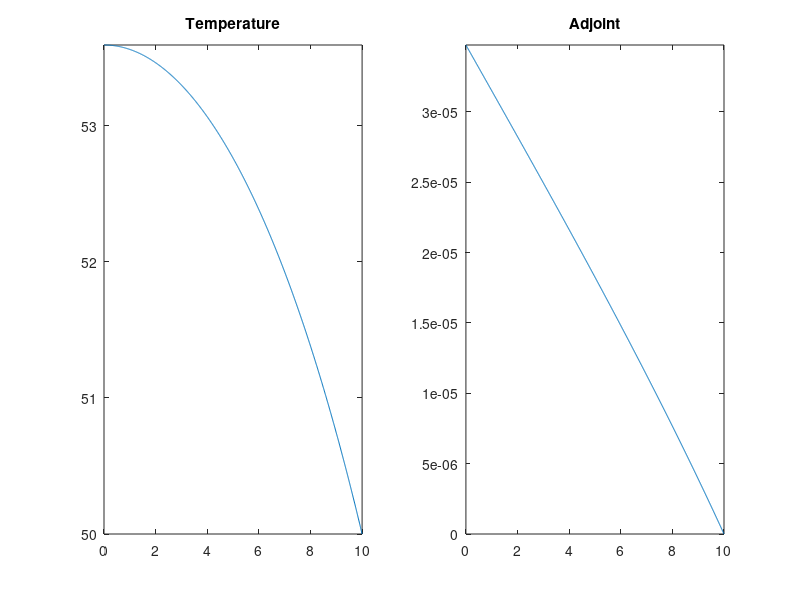

The MATLAB source for this figure: (Note: this script raises an error after producing the figure.)
function hc_nonlinear_analytical
clc; close all;

% problem definition
% -d/dx (T^k dT/dx) = q = -1/(k+1).d^2(T^(k+1))/dx^2
% dTdx|_0=0 T(L)=T_dir
L=10; q=10000; T_dir=50; k=3;
% region of interest
% direc at 0
% 
do_plot = true;

%%%%%%%%%%%%%%%%%%%%%%%%%%%%%%%%%%%%%%%%%%%%%%%%%%%%%%%%%%
% solve forward problem for unperturbed temperature
%%%%%%%%%%%%%%%%%%%%%%%%%%%%%%%%%%%%%%%%%%%%%%%%%%%%%%%%%%
% int_0^x (eq) = -1/(k+1).d(T^(k+1))/dx = qx
% int_x^L (new.eq) => T^(k+1)(x) = T_dir^(k+1) + (k+1)/2.q.(L^2-x^2)
%
kp1=k+1;
fh_T = @(x) (T_dir^kp1 + kp1/2*q*(L^2-x.^2)).^(1/kp1);
fh_dTdx = @(x) (-q*x)./(fh_T(x).^k);
% plot temperature
if do_plot
    x=linspace(0,L,1000);
    figure(1); subplot(1,2,1); plot(x,fh_T(x)); axis tight; title('Temperature');
end
% compute functional using forward solution
response = 'dirac';
switch response
    case 'dirac'
        J_for = fh_T(0);
    case 'integrated'
        J_for = integral(fh_T,0,L);
end

%%%%%%%%%%%%%%%%%%%%%%%%%%%%%%%%%%%%%%%%%%%%%%%%%%%%%%%%%%
% solve adjoint problem
%%%%%%%%%%%%%%%%%%%%%%%%%%%%%%%%%%%%%%%%%%%%%%%%%%%%%%%%%%
% -d/dx (T^k dphi/dx) = dirac(x) = 0
% phi(L)=phi_dir=0, 
% for dirac at 0 repsonse : source condition at x=0: -2T^k(0) dphidx|_0 = 1
% T^k.dphidx = C = -1/2
% phi(L) - phi(x) = (-1/2) int_x^L 1/T^k(y) dy = -phi(x)
%
% for integrated temp as response: dphidx|_0=0
%
switch response
    case 'dirac'
        for i=1:length(x)
           phi(i) = integral(@(x) 1./(fh_T(x).^k), x(i),L)/2;
        end
    case 'integrated'
        for i=1:length(x)
           phi(i) = integral(@(x) x./(fh_T(x).^k), x(i),L);
        end
end
% plot adjoint
if do_plot
    subplot(1,2,2); plot(x,phi); axis tight; title('Adjoint');
end
% compute functional using adjoint
int_phi = dot( (phi(1:end-1)+phi(2:end))/2 , diff(x) ); 
J_adj_vol = q * int_phi;
switch response
    case 'dirac'
       J_adj_dir = (T_dir-fh_T(0))/2;
    case 'integrated'
       J_adj_dir = T_dir*L;
end
J_adj = J_adj_vol + J_adj_dir;
%%%%%%%%%%%%%%%%%%%%%%%%%%%%%%%%%%%%%%%%%%%%%%%%%%%%%%%%%%
% QoI values
%%%%%%%%%%%%%%%%%%%%%%%%%%%%%%%%%%%%%%%%%%%%%%%%%%%%%%%%%%
fprintf('Unperturbed QoI values: \nForward %g\nAdjoint %g\n',J_for,J_adj);
fprintf('Splitting the adjoint values:\n\tvolume  \t%g\n\tDirichlet bc\t%g\n',...
    J_adj_vol,J_adj_dir);

%%%%%%%%%%%%%%%%%%%%%%%%%%%%%%%%%%%%%%%%%%%%%%%%%%%%%%%%%%
% create perturbation 
%%%%%%%%%%%%%%%%%%%%%%%%%%%%%%%%%%%%%%%%%%%%%%%%%%%%%%%%%%
% save values
fh_T0 = fh_T; fh_dT0dx = fh_dTdx; J_for0 = J_for;
% save unperturbed parameters
k0=k; q0=q; h0=h; T_dir0=T_dir; T_inf0=T_inf;
% perturbed values
pert = 1e-1;
q     = q0     * (1 + pert*1); 
k     = k0     * (1 + pert*1);
h     = h0     * (1 + pert*1);
T_dir = T_dir0 * (1 + pert*1);
T_inf = T_inf0 * (1 + pert*1);
%
q1 = q-q0; h1 = h-h0; k1 = k-k0;
T_dir1=T_dir-T_dir0; T_inf1=T_inf-T_inf0;

%%%%%%%%%%%%%%%%%%%%%%%%%%%%%%%%%%%%%%%%%%%%%%%%%%%%%%%%%%
% solve forward problem for perturbed temperature
%%%%%%%%%%%%%%%%%%%%%%%%%%%%%%%%%%%%%%%%%%%%%%%%%%%%%%%%%%
[fh_T,fh_dTdx] = compute_temperature(a,b,k,q,T_dir,h,T_inf);
if do_plot
    subplot(1,2,1); hold all; plot(x,fh_T(x)); axis tight; hold off; 
end
J_for = integral(@(x) fh_T(x).*fh_r(x),x1,x2);
fprintf('\nPerturbed QoI values: \nForward %g\n',J_for);
% forward sensitivity
dJ_for = (J_for - J_for0)  ;
% verif
% [(J_for - J_for0) integral(@(x) T(x)-T0(x),x1,x2)]
%%%%%%%%%%%%%%%%%%%%%%%%%%%%%%%%%%%%%%%%%%%%%%%%%%%%%%%%%%
% adjoint-based sensitivity
%%%%%%%%%%%%%%%%%%%%%%%%%%%%%%%%%%%%%%%%%%%%%%%%%%%%%%%%%%
% sensivitiy due to heat source
dJ_adj_vol_src = q1 * integral(fh_phi,a,b);
% sensivitiy due to conductivity, first-order and exact
dJ_adj_vol_cond       = -k1 * integral(@(x) fh_dT0dx(x).*fh_dphidx(x),a,b);
dJ_adj_vol_cond_exact = -k1 * integral(@(x) fh_dTdx(x) .*fh_dphidx(x),a,b);
dJ_adj_dirichlet      = k0*fh_dphidx(a)*T_dir1;
dJ_adj_robin          = -h1*fh_T0(b)*fh_phi(b) + (h*T_inf-h0*T_inf0)*fh_phi(b);
dJ_adj_robin_exact    = -h1*fh_T(b) *fh_phi(b) + (h*T_inf-h0*T_inf0)*fh_phi(b);

dJ_adj       = dJ_adj_vol_src + dJ_adj_vol_cond       + dJ_adj_dirichlet +dJ_adj_robin      ;
dJ_adj_exact = dJ_adj_vol_src + dJ_adj_vol_cond_exact + dJ_adj_dirichlet +dJ_adj_robin_exact;

%%%%%%%%%%%%%%%%%%%%%%%%%%%%%%%%%%%%%%%%%%%%%%%%%%%%%%%%%%
% sensitivity values
%%%%%%%%%%%%%%%%%%%%%%%%%%%%%%%%%%%%%%%%%%%%%%%%%%%%%%%%%%
fprintf('Sensitivity values:\nForward: %g\n',dJ_for);
fprintf('Adjoint:\n');
fprintf('\tAll    \t\t%g\n',dJ_adj);
fprintf('\tAll E  \t\t%g\n',dJ_adj_exact);
fprintf('\tvol.src  \t%g\n',dJ_adj_vol_src);
fprintf('\tvol.cond \t%g\n',dJ_adj_vol_cond);
fprintf('\tvol.condE\t%g\n',dJ_adj_vol_cond_exact);
fprintf('\tDirichlet\t%g\n',dJ_adj_dirichlet);
fprintf('\tRobin bc \t%g\n',dJ_adj_robin);
fprintf('\tRobin bcE\t%g\n',dJ_adj_robin_exact);

return
end
%%%%%%%%%%%%%%%%%%%%%%%%%

function [fh_T,fh_dTdx] = compute_temperature(a,b,k,q,T_dir,h,T_inf)
% Problem statement: -d/dx(k.dT/dx) = q
%                    T(a) = T_dir
%                    -k.dT/dx|_b = h(T(b) - T_inf)
%
% Analytical solution:
%      T(x) = alpha (x-a)(x-b) + beta(x-b) + gamma
%      with alpha = -q/k/2

mat = [ (a-b) 1 ; k  h];
rhs = [T_dir;  q/2*(b-a) + h*T_inf];
coef = mat\rhs;

alpha = -q/k/2; beta = coef(1); gamma = coef(2);
% function handle for temperature
fh_T = @(x) alpha*(x-a).*(x-b) + beta*(x-b) + gamma;
% function handle for derivative of temperature
fh_dTdx = @(x) alpha*(2*x-a-b) + beta;

% varargout = cell(1,nargout);
% % function handle for T and dTdx
% varargout{1} = fh_T;
% varargout{2} = fh_dTdx;
% switch nargout
%     case {1,2}
%         % nothing to do
%     case 3
%         % value at x=a
%         varargout{3} = fh_T(b);
%     case 4
%         % value at x=b
%         varargout{3} = fh_T(b);
%         % value of derivative at at x=a
%         varargout{4} = alpha*(2*a-a-b)+beta;
%     otherwise
%         error('wrong nargout in compute T');
% end        

return
end
%%%%%%%%%%%%%%%%%%%%%%%%%

function [fh_phi, fh_dphidx] = compute_adjoint(a,b,x1,x2,k,r,phi_dir,h,phi_inf)
% Problem statement: -d/dx(k.dphi/dx) = r
%                    phi(a) = phi_dir
%                    -k.dphi/dx|_b = h(phi(b) - phi_inf)
%
% Analytical solution:
% if 3 regions (r(x).ne.0 only inside the domain [a,b]:
%    phi{1}(x) = alpha{1}(x-a) + beta{1}
%    phi{2}(x) = alpha{2}(x-x1)(x-x2) + beta{2}(x-x2) + gamma{2}
%    phi{3}(x) = alpha{3}(x-b) + beta{3}
% if 2 regions (case x1=a)
%    phi{1}(x) = alpha{1}(x-a)(x-x2) + beta{1}(x-a) + gamma{1}
%    phi{2}(x) = alpha{2}(x-b) + beta{2} 
% if 2 regions (case x2=b)
%    phi{1}(x) = alpha{1}(x-a) + beta{1}
%    phi{2}(x) = alpha{2}(x-x1)(x-b) + beta{2}(x-b) + gamma{2}
% if 1 region. same as solving for T routine

my_case='not_defined';

if ( abs(a-x1)<eps && abs(b-x2)<eps )
    my_case = 'both_bd';
end
if ( abs(a-x1)<eps && abs(b-x2)>eps )
    my_case = 'left_bd';
end
if ( abs(a-x1)>eps && abs(b-x2)<eps )
    my_case = 'right_bd';
end
if ( abs(a-x1)>eps && abs(b-x2)>eps )
    my_case = 'inside';
end
% fprintf('my case is %s\n',my_case);

% analytical solution
switch my_case
    case 'inside'
        % set up linear system
        mat = zeros(6,6); rhs = zeros(6,1);
        % coef = [ a1,b1,b2,g2,a3,b3]
        alpha2 = -r/k/2;
        % fill system
        % phi{1}(a) = phi_dir = beta{1}
        mat(1,2) = 1; rhs(1) = phi_dir;
        % -k dphi{3}dx(b) = h (phi{3}(b)-phi_inf)
        % - k a3 = h(b3-phi_inf)
        mat(2,5:6) = [k h ]; rhs(2) = h*phi_inf;
        % interfaces: values
        % phi{1}(x1) = phi{2}(x1)
        % a1(x1-a)+b1 = b2(x1-x2)+g2
        mat(3,1:4) = [(x1-a) 1 -(x1-x2) -1];
        % phi{2}(x2) = phi{3}(x2)
        % g2 = a3(x2-b) +b3
        mat(4,4:6) = [1 -(x2-b) -1];
        % interfaces: derivatives
        % a1 = a2(2x-x1-x2)+b2
        mat(5,1) = 1; mat(5,3) = -1; rhs(5)= alpha2*(x1-x2);
        % a3 = a2(2x-x1-x2)+b2
        mat(6,5) = 1; mat(6,3) = -1; rhs(6)=-alpha2*(x1-x2);
        % solve system
        coef = mat\rhs;
        % assgin coefficients
        alpha1 = coef(1);
        beta1  = coef(2);
        beta2  = coef(3);
        gamma2 = coef(4);
        alpha3 = coef(5);
        beta3  = coef(6);
        % define solution per region
        phi{1} = @(x) alpha1*(x-a) + beta1;
        phi{2} = @(x) alpha2*(x-x1).*(x-x2) + beta2*(x-x2) + gamma2;
        phi{3} = @(x) alpha3*(x-b) + beta3;
        % create full-domain solution
        fh_phi = @(x) (x<x1).*phi{1}(x) + (x>=x1&x<x2).* phi{2}(x) + (x>=x2).*phi{3}(x);
        % define solution derivative per region
        dphi{1} = @(x) alpha1;
        dphi{2} = @(x) alpha2*(2*x-x1-x2) + beta2;
        dphi{3} = @(x) alpha3;
        % create full-domain solution
        fh_dphidx = @(x) (x<x1).*dphi{1}(x) + (x>=x1&x<x2).* dphi{2}(x) + (x>=x2).*dphi{3}(x);
        
    case 'left_bd'
        % set up linear system
        mat = zeros(4,4); rhs = zeros(4,1);
        % coef = [ b1,g1,a2,b2]
        alpha1 = -r/k/2;
        % fill system
        % phi{1}(a) = phi_dir = gamma{1}
        mat(1,2) = 1; rhs(1) = phi_dir;
        % -k dphi{2}dx(b) = h (phi{2}(b)-phi_inf)
        % - k a2 = h(b2-phi_inf)
        mat(2,3:4) = [k h ]; rhs(2) = h*phi_inf;
        % interfaces: values
        % phi{1}(x2) = phi{2}(x2)
        % b1(x2-a)+g1 = a2(x2-b)+b2
        mat(3,1:4) = [(x2-a) 1 -(x2-b) -1];
        % interfaces: derivative at x2
        % a1(2x-a-x2)+b1 = a1(x2-a)+b1 = a2
        mat(4,1) = 1; mat(4,3) = -1; rhs(4)= -alpha1*(x2-a);
        % solve system
        coef = mat\rhs;
        % assgin coefficients
        beta1  = coef(1);
        gamma1 = coef(2);
        alpha2 = coef(3);
        beta2  = coef(4);
        % define solution per region
        phi{1} = @(x) alpha1*(x-a).*(x-x2) + beta1*(x-a) + gamma1;
        phi{2} = @(x) alpha2*(x-b) + beta2;
        % create full-domain solution
        fh_phi = @(x) (x<x2).*phi{1}(x)  + (x>=x2).*phi{2}(x);
        % define solution derivative per region
        dphi{1} = @(x) alpha1*(2*x-a-x2) + beta1;
        dphi{2} = @(x) alpha2;
        % create full-domain solution
        fh_dphidx = @(x) (x<x2).*dphi{1}(x) + (x>=x2).*dphi{2}(x);
        
    case 'right_bd'
%    phi{1}(x) = alpha{1}(x-a) + beta{1}
%    phi{2}(x) = alpha{2}(x-x1)(x-b) + beta{2}(x-b) + gamma{2}
       % set up linear system
        mat = zeros(4,4); rhs = zeros(4,1);
        % coef = [ a1,b1,b2,g2]
        alpha2 = -r/k/2;
        % fill system
        % phi{1}(a) = phi_dir = beta{1}
        mat(1,2) = 1; rhs(1) = phi_dir;
        % -k dphi{2}dx(b) = h (phi{2}(b)-phi_inf)
        % - k(a2(2x-x1-b)+b2) = h(g2-phi_inf)
        mat(2,3:4) = [k h ]; rhs(2) = -k*alpha2*(b-x1) + h*phi_inf;
        % interfaces: values
        % phi{1}(x1) = phi{2}(x1)
        % a1(x1-a)+b1 = b2(x1-b)+g2
        mat(3,1:4) = [(x1-a) 1 -(x1-b) -1];
        % interfaces: derivatives at x1
        % a1 = a2(2x-x1-b)+b2 = a2(x1-b)+b2
        mat(4,1) = 1; mat(4,3) = -1; rhs(4)= alpha2*(x1-b);
        % solve system
        coef = mat\rhs;
        % assgin coefficients
        alpha1 = coef(1);
        beta1  = coef(2);
        beta2  = coef(3);
        gamma2 = coef(4);
        % define solution per region
        phi{1} = @(x) alpha1*(x-a) + beta1;
        phi{2} = @(x) alpha2*(x-x1).*(x-b) + beta2*(x-b) + gamma2;
        % create full-domain solution
        fh_phi = @(x) (x<x1).*phi{1}(x)  + (x>=x1).*phi{2}(x);
        % define solution derivative per region
        dphi{1} = @(x) alpha1;
        dphi{2} = @(x) alpha2*(2*x-x1-b);
        % create full-domain solution
        fh_dphidx = @(x) (x<x1).*dphi{1}(x) + (x>=x1).*dphi{2}(x);
                
    case 'both_bd'
        [fh_phi, fh_dphidx] = compute_temperature(a,b,k,r,phi_dir,h,phi_inf);
    otherwise
        error('unknown case %s',my_case);
end

return
end
%%%%%%%%%%%%%%%%%%%%%%%%%
